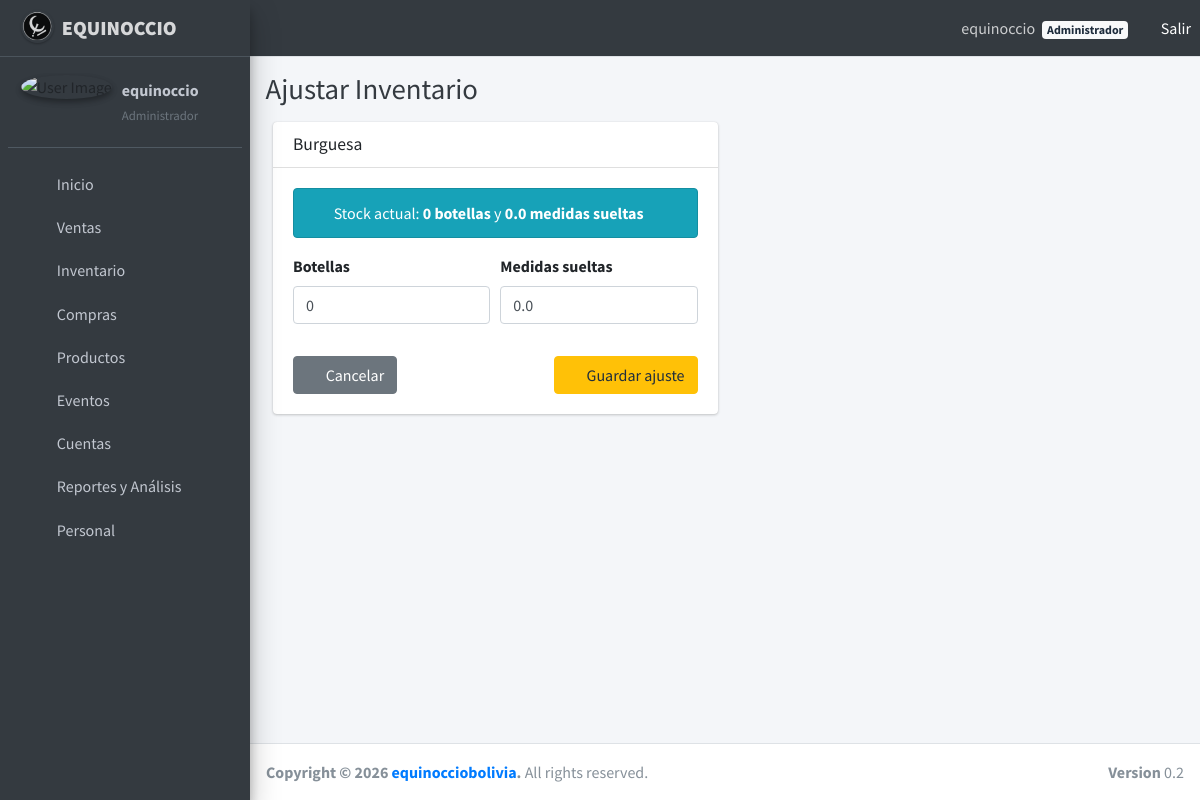
Page /inventarios/ajustar/33/ (signed in) on the committed database.
### usuarios/models.py (models this page shows, shortened)
class Usuario(AbstractUser):
    ROL_CHOICES = [
        ('administrador', 'Administrador'),
        ('jefe_barra', 'Jefe de Barra'),
        ('bartender', 'Bartender'),
        ('mesero', 'Mesero'),
    ]
    CI = models.CharField(max_length=20, unique=True, blank=True, null=True)
    rol = models.CharField(
        max_length=50,
        choices=ROL_CHOICES,
        blank=True,
        null=True
    )
    groups = models.ManyToManyField(
        Group,
        related_name='usuarios_user_set',
        blank=True,
    )
    user_permissions = models.ManyToManyField(
        Permission,
        related_name='usuarios_user_set',
        blank=True,
    )
    USERNAME_FIELD = 'username'
    REQUIRED_FIELDS = []
    class Meta:
        verbose_name = 'Usuario'
        verbose_name_plural = 'Usuarios'
    def es_administrador(self):
        return self.rol == 'administrador'
    def tiene_acceso_ventas(self):
        return self.rol in ['administrador', 'jefe_barra', 'bartender', 'mesero']
    def tiene_acceso_compras(self):
        return self.rol in ['administrador', 'jefe_barra']
    def tiene_acceso_inventarios(self):
        return self.rol in ['administrador', 'jefe_barra']
    def tiene_acceso_analizador(self):
        return self.rol in ['administrador', 'jefe_barra']
    def tiene_acceso_usuarios(self):
        return self.rol == 'administrador'

### productos/models.py (models this page shows, shortened)
class ProductoBase(models.Model):
    UNIDAD_CHOICES = [
        ('botella', 'Botella'),
        ('unidad', 'Unidad'),
    ]
    CATEGORIA_CHOICES = [
        ('whisky', 'Whisky'),
        ('tequila', 'Tequila'),
        ('ron', 'Ron'),
        ('vodka', 'Vodka'),
        ('gin', 'Gin'),
        ('fernet', 'Fernet'),
        ('singani', 'Singani'),
        ('varios', 'Varios'),
        ('cerveza', 'Cerveza'),
        ('soda', 'Sodas'),
        ('energizante', 'Energizante'),
        ('cigarrillo', 'Cigarrillos'),
    ]
    nombre = models.CharField(max_length=255, unique=True)
    descripcion = models.TextField(blank=True, null=True)
    unidad_medida = models.CharField(
        max_length=20,
        choices=UNIDAD_CHOICES,
        default='botella'
    )
    categoria = models.CharField(
        max_length=20,
        choices=CATEGORIA_CHOICES,
        blank=True,
        null=True,
        help_text="Categoría del insumo para filtrado en inventario."
    )
    contenido_neto_ml = models.IntegerField(
        help_text="Contenido neto en ml (ej: 750, 1000). Solo para botellas.",
        null=True,
        blank=True
    )
    medidas_por_unidad = models.IntegerField(
        help_text="Cantidad de medidas por botella/unidad (ej: 16 para 750ml).",
        default=1
    )
    precio_costo = models.DecimalField(
        max_digits=10,
        decimal_places=2,
        default=0,
        help_text="Precio de costo unitario (por botella o unidad)."
    )
    habilitado = models.BooleanField(default=True)
    class Meta:
        verbose_name = "Insumo Base"
        verbose_name_plural = "Insumos Base"
        ordering = ['nombre']

### inventarios/models.py (models this page shows, shortened)
class Inventario(models.Model):
    producto = models.OneToOneField(
        ProductoBase,
        on_delete=models.CASCADE,
        related_name='inventario'
    )
    botellas = models.IntegerField(default=0)
    medidas_sueltas = models.DecimalField(max_digits=10, decimal_places=1, default=0)
    ultima_actualizacion = models.DateTimeField(auto_now=True)
    class Meta:
        verbose_name = "Inventario"
        verbose_name_plural = "Inventarios"

### inventarios/views.py (the view)
# urls.py: path('ajustar/<int:producto_id>/', views.ajustar_inventario, name='ajustar_inventario'),
@login_required
def ajustar_inventario(request, producto_id):
    if not request.user.es_administrador():
        messages.error(request, 'Solo el administrador puede realizar ajustes de inventario.')
        return redirect('usuarios:inicio')
    producto = get_object_or_404(ProductoBase, id=producto_id)
    inventario, _ = Inventario.objects.get_or_create(producto=producto)
    if request.method == 'POST':
        form = AjusteInventarioForm(request.POST, instance=inventario)
        if form.is_valid():
            botellas_ant = inventario.botellas
            medidas_ant = inventario.medidas_sueltas
            inventario = form.save()
            MovimientoInventario.objects.create(
                tipo='ajuste',
                producto=producto,
                botellas=inventario.botellas - botellas_ant,
                medidas=inventario.medidas_sueltas - medidas_ant,
                referencia=f'Ajuste manual por {request.user.username}',
                registrado_por=request.user
            )
            messages.success(request, f'Inventario de {producto.nombre} ajustado correctamente.')
            return redirect('inventarios:inventario_list')
    else:
        form = AjusteInventarioForm(instance=inventario)
    return render(request, 'inventarios/ajustar_inventario.html', {
        'form': form,
        'producto': producto,
        'inventario': inventario,
    })

### inventarios/forms.py
class AjusteInventarioForm(forms.ModelForm):
    class Meta:
        model = Inventario
        fields = ['botellas', 'medidas_sueltas']
        widgets = {
            'botellas': forms.NumberInput(attrs={
                'class': 'form-control',
                'min': '0'
            }),
            'medidas_sueltas': forms.NumberInput(attrs={
                'class': 'form-control',
                'min': '0',
                'step': '0.5'
            }),
        }
        labels = {
            'botellas': 'Botellas',
            'medidas_sueltas': 'Medidas sueltas',
        }

### inventarios/templates/inventarios/ajustar_inventario.html (shortened to what this page needs)
{% extends 'base.html' %}
{% block content %}
<div class="content-header">
    <div class="container-fluid">
        <h1 class="m-0 text-dark">Ajustar Inventario</h1>
    </div>
</div>
<section class="content">
    <div class="container-fluid">
        <div class="col-md-6">
            <div class="card">
                <div class="card-header">
                    <h3 class="card-title">{{ producto.nombre }}</h3>
                </div>
                <div class="card-body">
                    <div class="alert alert-info">
                        <i class="fas fa-info-circle mr-1"></i>
                        Stock actual: <strong>{{ inventario.botellas }} botellas</strong> y <strong>{{ inventario.medidas_sueltas }} medidas sueltas</strong>
                    </div>
                    <form method="post">
                        <div class="form-row">
                            <div class="form-group col-md-6">
                                <label>Botellas</label>
                                {{ form.botellas }}
                            </div>
                            <div class="form-group col-md-6">
                                <label>Medidas sueltas</label>
                                {{ form.medidas_sueltas }}
                            </div>
                        </div>
                        <div class="d-flex justify-content-between mt-3">
                            <a href="{% url 'inventarios:inventario_list' %}" class="btn btn-secondary">
                                <i class="fas fa-arrow-left mr-1"></i> Cancelar
                            </a>
                            <button type="submit" class="btn btn-warning">
                                <i class="fas fa-save mr-1"></i> Guardar ajuste
                            </button>
                        </div>
                    </form>
                </div>
            </div>
        </div>
    </div>
</section>
{% endblock %}

### usuarios/templates/base.html (shortened to what this page needs)
<!DOCTYPE html>
<html lang="en">
<head>
    {% load static %}
    <link rel="stylesheet" href="{% static 'plugins/fontawesome-free/css/all.min.css' %}">
    <link rel="stylesheet" href="https://code.ionicframework.com/ionicons/2.0.1/css/ionicons.min.css">
    <link rel="stylesheet" href="{% static 'plugins/tempusdominus-bootstrap-4/css/tempusdominus-bootstrap-4.min.css' %}">
    <link rel="stylesheet" href="{% static 'plugins/icheck-bootstrap/icheck-bootstrap.min.css' %}">
    <link rel="stylesheet" href="{% static 'plugins/jqvmap/jqvmap.min.css' %}">
    <link rel="stylesheet" href="{% static 'dist/css/adminlte.min.css' %}">
    <link rel="stylesheet" href="{% static 'plugins/overlayScrollbars/css/OverlayScrollbars.min.css' %}">
    <link rel="stylesheet" href="{% static 'plugins/daterangepicker/daterangepicker.css' %}">
    <link rel="stylesheet" href="{% static 'plugins/summernote/summernote-bs4.css' %}">
    <link href="https://cdn.jsdelivr.net/npm/fullcalendar@6.1.15/index.global.min.css" rel="stylesheet">
</head>
<body class="hold-transition sidebar-mini layout-fixed" onload="startTime()">
<div class="wrapper">
    <nav class="main-header navbar navbar-expand navbar-dark">
        <ul class="navbar-nav">
            <li class="nav-item">
                <a class="nav-link" data-widget="pushmenu" href="#" role="button">
                    <i class="fas fa-bars"></i>
                </a>
            </li>
        </ul>
        <ul class="navbar-nav ml-auto">
            {% if user.is_authenticated %}
            <li class="nav-item">
                <span class="nav-link">
                    <i class="fas fa-user-circle mr-1"></i>
                    {{ user.get_full_name|default:user.username }}
                    {% if user.rol %}
                    <span class="badge badge-light ml-1">{{ user.get_rol_display }}</span>
                    {% endif %}
                </span>
            </li>
            <li class="nav-item">
                <form method="post" action="{% url 'usuarios:logout' %}" style="display:inline;">
                    <button type="submit" class="btn btn-link nav-link" style="color:white; padding:0;">
                        <i class="fas fa-sign-out-alt"></i> Salir
                    </button>
                </form>
            </li>
            {% endif %}
        </ul>
    </nav>
    <aside class="main-sidebar sidebar-dark-primary elevation-4">
        <a href="{% url 'usuarios:inicio' %}" class="brand-link">
            <img src="{% static 'img/navba_logo3.png' %}" alt="Logo" class="brand-image img-circle elevation-1" style="opacity:.8">
            <span class="brand-text font-weight-bold"><strong>EQUINOCCIO</strong></span>
        </a>
        <div class="sidebar">
            <div class="user-panel mt-3 pb-3 mb-3 d-flex">
                <div class="image">
                    <img src="{% static 'img/logo_equi.jpg' %}" class="img-circle elevation-2" alt="User Image">
                </div>
                {% if user.is_authenticated %}
                <div class="info">
                    <a href="#" class="d-block font-weight-bold">{{ user.username }}</a>
                    <small class="text-muted">{{ user.get_rol_display|default:"Sin rol" }}</small>
                </div>
                {% endif %}
            </div>
            <nav class="mt-2">
                <ul class="nav nav-pills nav-sidebar flex-column" data-widget="treeview" role="menu" data-accordion="false">
                    <li class="nav-item">
                        <a class="nav-link" href="{% url 'usuarios:inicio' %}">
                            <i class="nav-icon fas fa-home"></i>
                            <p>Inicio</p>
                        </a>
                    </li>
                    {% if user.tiene_acceso_ventas %}
                    <li class="nav-item has-treeview">
                        <a href="#" class="nav-link">
                            <i class="nav-icon fas fa-cash-register"></i>
                            <p>Ventas <i class="right fas fa-angle-left"></i></p>
                        </a>
                    </li>
                    {% endif %}
                     {% if user.tiene_acceso_inventarios %}
                    <li class="nav-item has-treeview">
                        <a href="#" class="nav-link">
                            <i class="nav-icon fas fa-boxes"></i>
                            <p>Inventario <i class="right fas fa-angle-left"></i></p>
                        </a>
                    </li>
                    {% endif %}
                    {% if user.tiene_acceso_compras %}
                    <li class="nav-item has-treeview">
                        <a href="#" class="nav-link">
                            <i class="nav-icon fas fa-shopping-cart"></i>
                            <p>Compras <i class="right fas fa-angle-left"></i></p>
                        </a>
                    </li>
                    {% endif %}
                    {% if user.tiene_acceso_compras %}
                    <li class="nav-item has-treeview">
                        <a href="#" class="nav-link">
                            <i class="nav-icon fas fa-wine-bottle"></i>
                            <p>Productos <i class="right fas fa-angle-left"></i></p>
                        </a>
                    </li>
                    {% endif %}
                    {% if user.tiene_acceso_compras %}
                    <li class="nav-item has-treeview">
                        <a href="#" class="nav-link">
                            <i class="nav-icon fas fa-calendar-check"></i>
                            <p>Eventos <i class="right fas fa-angle-left"></i></p>
                        </a>
                    </li>
                    {% endif %}
                    {% if user.tiene_acceso_compras %}
                    <li class="nav-item has-treeview">
                        <a href="#" class="nav-link">
                            <i class="nav-icon fas fa-calculator"></i>
                            <p>Cuentas <i class="right fas fa-angle-left"></i></p>
                        </a>
                    </li>
                    {% endif %}
                    {% if user.tiene_acceso_analizador %}
                    <li class="nav-item has-treeview">
                        <a href="#" class="nav-link">
                            <i class="nav-icon fas fa-brain"></i>
                            <p>Reportes y Análisis <i class="right fas fa-angle-left"></i></p>
                        </a>
                    </li>
                    {% endif %}
                    {% if user.tiene_acceso_usuarios %}
                    <li class="nav-item">
                        <a href="{% url 'usuarios:administrar_usuarios' %}" class="nav-link">
                            <i class="nav-icon fas fa-users"></i>
                            <p>Personal</p>
                        </a>
                    </li>
                    {% endif %}
                </ul>
            </nav>
        </div>
    </aside>
    <div class="content-wrapper">
        {% block content %}
        {% endblock %}
    </div>
    <footer class="main-footer">
        <strong>Copyright &copy; 2026 <a href="https://www.facebook.com/equinocciobolivia">equinocciobolivia</a>.</strong>
        All rights reserved.
        <div class="float-right d-none d-sm-inline-block">
            <b>Version</b> 0.2
        </div>
    </footer>
</div>
</body>
</html>

### rows in the picture
Usuario: get_full_name "equinoccio", rol "Administrador", username "equinoccio"
ProductoBase: nombre "Burguesa"
Inventario: botellas "0", medidas_sueltas "0.0"
